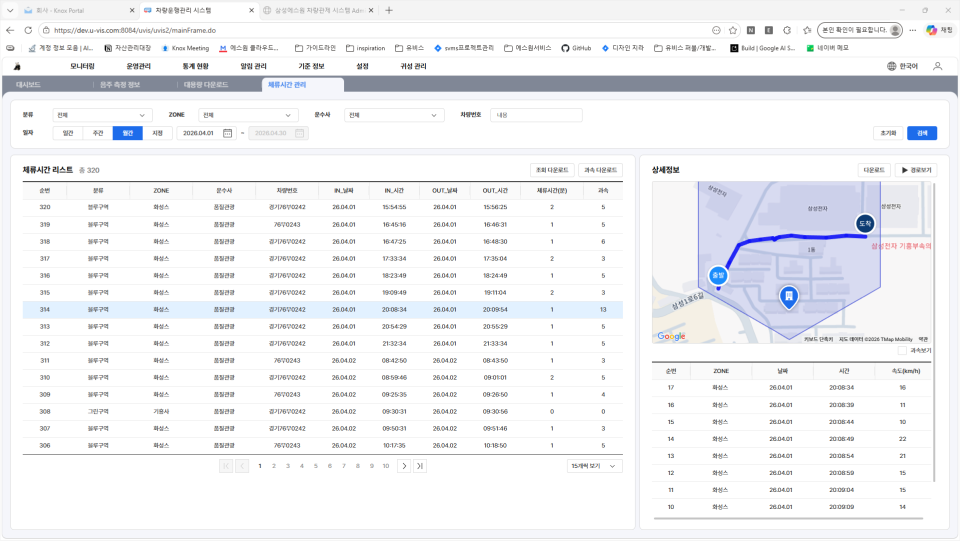
#> input picture 시험지/세트/dev_stay_1920x1081.png, 1920 x 1081 px, found by its file name (shown at 1/2 size)
$ python vlm_region3.py
#> lines starting #> are read from the running program, lines starting #| are printed output that depends on the picture
#!/usr/bin/env python3
# -*- coding: utf-8 -*-
"""v3 — 환각 안전장치.
① 디자인 쪽은 AI로 읽지 않는다. 피그마에서 뽑은 글자(elements_stay_texts.json)를 진실값으로 쓴다.
② 개발 쪽은 '글자 + 위치'를 같이 대게 하고, 디자인에 없는 글자(=오류 후보 또는 환각)는
   그 위치만 잘라 다시 읽혀 정말 있는지 확인한다. 없으면 버린다."""
import base64, io, json, re, sys, time, urllib.request
from PIL import Image

OLLAMA = "http://127.0.0.1:11434/api/chat"
MODEL = "qwen2.5vl:7b"

def ask(img, prompt):
    buf = io.BytesIO(); img.save(buf, format="PNG")
    body = json.dumps({"model": MODEL, "stream": False, "options": {"temperature": 0, "num_ctx": 4096},
                       "messages": [{"role": "user", "content": prompt,
                                     "images": [base64.b64encode(buf.getvalue()).decode()]}]}).encode()
    with urllib.request.urlopen(urllib.request.Request(OLLAMA, body, {"Content-Type": "application/json"}), timeout=600) as r:
        raw = json.loads(r.read())["message"]["content"].strip()
    if "```" in raw:
        raw = raw.split("```")[1]; raw = raw[4:] if raw.lower().startswith("json") else raw
    return raw

GROUND = """이 그림에 보이는 글자를 전부 찾아, 각 글자가 있는 네모의 좌표를 함께 적으세요.
좌표는 [왼쪽x, 위y, 오른쪽x, 아래y]이고, 그림의 왼쪽 끝=0, 오른쪽 끝=1000, 위 끝=0, 아래 끝=1000인 비율값입니다. 위에서 아래, 왼쪽에서 오른쪽 순서로.
보이는 그대로 적고(띄어쓰기도 그대로), 없는 글자를 지어내지 마세요. 글자가 하나도 없으면 빈 목록을 답하세요.
JSON만: {"texts":[{"t":"글자","box":[x1,y1,x2,y2]}]}"""
VERIFY = """이 작은 조각에 글자가 있으면 보이는 그대로 적으세요. 없으면 빈 문자열.
JSON만: {"text":""}"""

def norm(s): return re.sub(r"\s+", "", str(s or ""))

def read_dev(img, box, split):
    """개발 띠를 겹쳐 나눠 읽고, 글자마다 원본 좌표를 붙여 돌려준다."""
    piece = img.crop(box); w = piece.width; seg = w / split; ov = int(seg * 0.10)
    found = []
    for i in range(split):
        L = max(0, int(seg * i) - ov); R = min(w, int(seg * (i + 1)) + ov)
        p = piece.crop((L, 0, R, piece.height))
        s = max(1, min(3, int(560 / max(1, p.height))))
        ps = p.resize((p.width * s, p.height * s), Image.LANCZOS)
        raw = ask(ps, GROUND)
        # 답 모양이 들쭉날쭉하다({"texts":[..]} / 바로 [..] / "box}[" 같은 오타) — 정규식으로 항목만 건진다
        for m in re.finditer(r'"t"\s*:\s*"((?:[^"\\]|\\.)*)"\s*,\s*"box"[^\[]*\[\s*([\d.]+)\s*,\s*([\d.]+)\s*,\s*([\d.]+)\s*,\s*([\d.]+)', raw):
            t = m.group(1).strip()
            if not t: continue
            nx1, ny1, nx2, ny2 = [float(m.group(k)) for k in (2, 3, 4, 5)]
            pw, ph = R - L, piece.height
            bx = (box[0] + L + nx1 / 1000 * pw, box[1] + ny1 / 1000 * ph,
                  box[0] + L + nx2 / 1000 * pw, box[1] + ny2 / 1000 * ph)
            found.append({"t": t, "box": bx})
        if "\"t\"" not in raw and raw.strip() not in ("[]", "{\"texts\":[]}", ""):
            found.append({"t": "(읽기 실패: %s)" % raw[:40].replace("\n", " "), "box": None})
    return found

SLICE = """이 작은 조각에 보이는 글자를 전부 적으세요. 보이는 그대로, 띄어쓰기도 그대로.
없는 글자를 지어내지 마세요. 글자가 하나도 없으면 빈 목록을 답하세요.
JSON만: {"texts":["...","..."]}"""

def slice_reads(img, box, n=6, overlap=0.5):
    """개발 띠를 좁은 조각으로(서로 절반씩 겹치게) 잘라 각각 읽는다. 환각은 넓은 틀에서 나오고 좁은 틀에서는 사라진다."""
    piece = img.crop(box); w = piece.width; sw = w / (n - (n - 1) * overlap)
    texts = []
    for i in range(n):
        L = int(i * sw * (1 - overlap)); R = min(w, int(L + sw))
        p = piece.crop((L, 0, R, piece.height))
        sc = max(1, min(3, int(560 / max(1, p.height)))); p = p.resize((p.width * sc, p.height * sc), Image.LANCZOS)
        raw = ask(p, SLICE)
        texts += re.findall(r'"((?:[^"\\]|\\.)+)"', raw)
    return [t for t in texts if t.strip() and t.strip() != "texts"]

def verify(item, slice_joined):
    a = norm(item["t"])
    if a and a in slice_joined: return "확인됨", None
    return "없음(환각)", None

REGIONS = [  # (이름, 디자인 영역, 개발 영역)
 ("상단 메뉴",      (0,101,1920,140), (0,118,1920,152)),
 ("탭 줄",          (0,138,1720,170), (0,155,1720,188)),
 ("검색 조건",      (20,190,1900,272),(20,208,1900,292)),
 ("목록 제목·건수", (40,300,1250,338),(40,322,1250,360)),
 ("표 컬럼 제목",   (40,340,1250,372),(40,362,1250,398)),
]

def main():
    dev = Image.open("dev_stay_1920x1081.png")
#> dev is the input picture: PIL image 1920x1081 RGBA; mean R, G, B, A 241.1, 242, 244.7, 255
    E = json.load(open("elements_stay_texts.json"))["rows"]
#> (reads validation-image-qa/repro/elements_stay_texts.json from the repository)
    out = []; t0 = time.time()
    for name, db, vb in REGIONS:
        # 디자인 글자: 피그마 값 그대로(영역 안에 든 것만)
        dtexts = [r[5] for r in E if db[0] <= r[1] < db[2] and db[1] <= r[2] < db[3] and r[5].strip()]
        split = 4 if (vb[2] - vb[0]) > 1500 else 3
        wide = read_dev(dev, vb, split)
        narrow = slice_reads(dev, vb)                       # 좁은 조각 읽기 — 누락 보완 + 환각 검증에 같이 쓴다
        # 개발 글자 = 넓은 읽기 ∪ 좁은 읽기 (중복 제거)
        seen, dv = set(), []
        for t in [f["t"] for f in wide] + narrow:
            t = re.sub(r"\s+", " ", t.strip())
            if norm(t) and norm(t) not in seen: seen.add(norm(t)); dv.append(t)
        sj = "".join(norm(t) for t in narrow)
        jv = "".join(norm(t) for t in dv)
        dset = {re.sub(r"\s+", " ", t.strip()) for t in dtexts}
        # 디자인 글자 하나하나: 똑같이 있음 / 띄어쓰기만 다름 / 토막나 읽혔지만 있음 / 없음
        only_design, spacing = [], []
        for t in dtexts:
            tt = re.sub(r"\s+", " ", t.strip())
            if tt in dv: continue
            m = [u for u in dv if norm(u) == norm(tt)]
            if m: spacing.append((tt, m[0])); continue
            if norm(tt) in jv: continue
            only_design.append(tt)
        # 개발 글자 중 디자인에 없는 것: 좁은 조각에서도 나와야 인정(환각 안전장치)
        jd = "".join(norm(t) for t in dtexts)
        only_dev, hall, unver = [], [], []
        for u in dv:
            if u in dset or any(norm(u) == norm(a) for a, _ in spacing) or norm(u) in jd: continue
            if norm(u) in sj: only_dev.append((u, "확인됨", None))
            else: hall.append((u, "없음(환각)", None))
        out.append({"region": name, "design": dtexts, "dev": dv, "only_design": only_design,
                    "only_dev": [f[0] for f in only_dev], "spacing": spacing,
                    "hallucination": [h[0] for h in hall], "unverified": [(u[0], u[1]) for u in unver]})
        print("── %s" % name)
        print("   디자인에만: %s" % (" · ".join(only_design) or "(없음)"))
        print("   개발에만  : %s" % (" · ".join(f[0] for f in only_dev) or "(없음)"))
        if spacing: print("   띄어쓰기만: %s" % " · ".join("“%s”→“%s”" % p for p in spacing))
        if hall:    print("   ↳ 지어낸 글자로 판정해 버림: %s" % " · ".join(h[0] for h in hall))
        if unver:   print("   ↳ 미검증: %s" % " · ".join("%s(%s)" % (u[0], u[1]) for u in unver))
#> this loop made 1 pass
#> pass 1, in read_dev, `piece = img.crop(box)`:
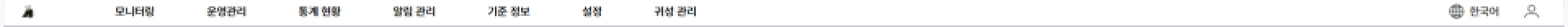
#> piece: PIL image 1920x34 RGBA (shown at 1/2 size); mean R, G, B, A 245.2, 245.3, 245.6, 255
#> after the loop, out = []
    json.dump(out, open("vlm_stay3.json", "w"), ensure_ascii=False, indent=1)
    print("\n총 %.0f초 · 저장: vlm_stay3.json" % (time.time() - t0))

if __name__ == "__main__":
    main()
#> (the call stopped at in ask, `with urllib.request.urlopen(urllib.request.Request(OLLAMA, body, {"Con..`: the network is not available in this run)
